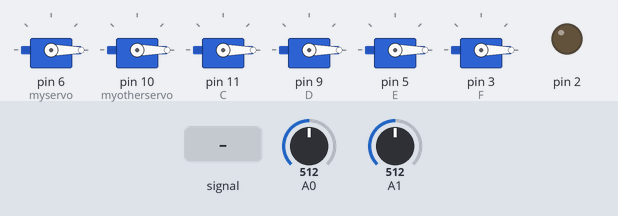
Simulated run of this sketch. Board: Arduino Uno, built with avr-gcc and run on an emulated ATmega328P. Shown: 6 × servo, output pins drawn as LEDs (lit = HIGH). Dashed ring = blinking. The test bench sets the inputs (shaded band); at power-on: A1 = 512, A0 = 512.

Above: at 1.2 s.
1.3 s: A0 fed a 200 Hz sine of ±81 counts around its level
At 4.2 s:
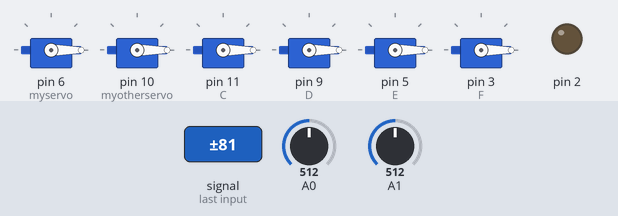
4.3 s: A1 set to 11
6.8 s: A1 set to 8
9.5 s: A0 set to 716
At 10.6 s:
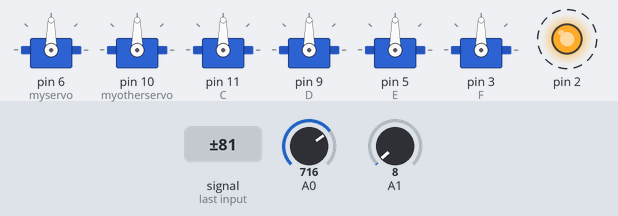
12.5 s: A0 set to 900
At 13.67 s:
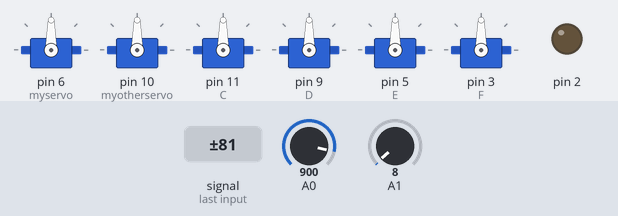
Timing chart, 0 to 16.5 s (numbered marks = the images above; inputs shaded):
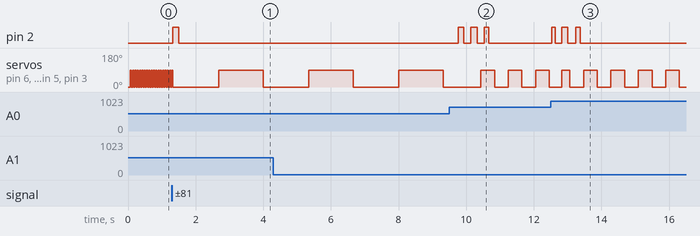

The sketch:

Microphone_Beat_Final.ino
```cpp
//Dancing Narwal code

// Our Global Sample Rate, 5000hz
#define SAMPLEPERIODUS 200

// defines for setting and clearing register bits
#ifndef cbi
#define cbi(sfr, bit) (_SFR_BYTE(sfr) &= ~_BV(bit))
#endif
#ifndef sbi
#define sbi(sfr, bit) (_SFR_BYTE(sfr) |= _BV(bit))
#endif

int beatslength = 0;
unsigned long delaytime = 40000000;
unsigned long nextTime = micros();

#include <Servo.h>

Servo myservo;  // create servo object to control a servo
Servo myotherservo;  // a maximum of eight servo objects can be created
Servo C;
Servo D;
Servo E;
Servo F;

int pos = 0;    // variable to store the servo position
int counter = 0; //variable to keep track of times looped
boolean startedpositions = false;

void setup() {
  //Serial.begin(9600); //this is useful for debugging if you would like to edit the code!

  myservo.attach(6);  // attaches the servo on pin 6 to the servo object
  myotherservo.attach(10);
  C.attach(11);
  D.attach(9);
  E.attach(5);
  F.attach(3);

  // Set ADC to 77khz, max for 10bit
  sbi(ADCSRA, ADPS2);
  cbi(ADCSRA, ADPS1);
  cbi(ADCSRA, ADPS0);

  //The pin with the output to the oscilloscope
  pinMode(2, OUTPUT);
}

// 20 - 200hz Single Pole Bandpass IIR Filter
float bassFilter(float sample) {
  static float xv[3] = {0, 0, 0}, yv[3] = {0, 0, 0};
  xv[0] = xv[1]; xv[1] = xv[2];
  xv[2] = sample / 9.1f;
  yv[0] = yv[1]; yv[1] = yv[2];
  yv[2] = (xv[2] - xv[0])
          + (-0.7960060012f * yv[0]) + (1.7903124146f * yv[1]);
  return yv[2];
}

// 10hz Single Pole Lowpass IIR Filter
float envelopeFilter(float sample) { //10hz low pass
  static float xv[2] = {0, 0}, yv[2] = {0, 0};
  xv[0] = xv[1];
  xv[1] = sample / 160.f;
  yv[0] = yv[1];
  yv[1] = (xv[0] + xv[1]) + (0.9875119299f * yv[0]);
  return yv[1];
}

// 1.7 - 3.0hz Single Pole Bandpass IIR Filter
float beatFilter(float sample) {
  static float xv[3] = {0, 0, 0}, yv[3] = {0, 0, 0};
  xv[0] = xv[1]; xv[1] = xv[2];
  xv[2] = sample / 7.015f;
  yv[0] = yv[1]; yv[1] = yv[2];
  yv[2] = (xv[2] - xv[0])
          + (-0.7169861741f * yv[0]) + (1.4453653501f * yv[1]);
  return yv[2];
}

void loop() {
  unsigned long time = micros(); // Used to track rate
  unsigned long newhighTime;
  unsigned long oldhighTime;
  unsigned long difTime;
  float sample, value, envelope, beat, thresh;
  unsigned char i;
  boolean isHigh = false;
  int pos = 0;
  boolean rising = true;


  for (i = 0; ; i++) {

    // Read ADC and center so +-512
    sample = (float)analogRead(0) - 503.f;

    // Filter only bass component
    value = bassFilter(sample);

    // Take signal amplitude and filter
    if (value < 0)value = -value;
    envelope = envelopeFilter(value);

    // Every 200 samples (25hz) filter the envelope
    if (i == 200) {
      counter++;
      i = 0; //reset sample counter
      // Filter out repeating bass sounds 100 - 180bpm
      beat = beatFilter(envelope);

      // Threshold it based on potentiometer on AN1
      thresh = 0.01f * (float)analogRead(1);

      // If we are above threshold, send a high
      if (beat > thresh) {
        digitalWrite(2, HIGH);
        if (!isHigh) {
          oldhighTime = newhighTime;
          newhighTime = micros();
          difTime = newhighTime - oldhighTime;
          //add(difTime);
          isHigh = true;
        }
      }

      else {
        digitalWrite(2, LOW);
        isHigh = false;
      }

      if (micros() - nextTime > difTime) {

        myservo.write(pos);              // tell servo to go to position in variable 'pos'
        myotherservo.write(pos);
        C.write(pos);
        D.write(pos);
        E.write(pos);
        F.write(pos);

        if (pos == 0){ //pos variable alternates between 0 and 90
          pos = 90;
        }
        else{
          pos = 0;
        }

        nextTime += difTime;
      }

      if (counter > 10) {
        startedpositions = true;
        counter = 0; //reset counter

        if (difTime > 5000) { //makes the narwal stop dancing if enough time has passed
          startedpositions = false;
        }
      }

    }
  }
}
```

Measured:
- after the input at 1.3 s, pin 2: LOW → HIGH at once, → LOW 0.17 s later
- after the input at 12.5 s, pin 2: LOW → HIGH at once, then repeats every 0.37 s: LOW 0.20 s, HIGH 0.17 s, until it stays LOW from 13.4 s
- by itself, servo on pin 6 (myservo), servo on pin 10 (myotherservo), servo on pin 11 (C), servo on pin 9 (D), servo on pin 5 (E), servo on pin 3 (F): repeats every 0.81 s: 0° 0.40 s, 90° 0.40 s
